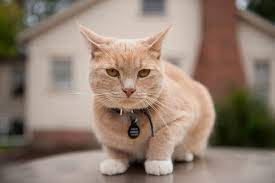
#> input picture Aeromodelling_Club/cat1.jpg, 275 x 183 px
$ python thresh.py
#> lines starting #> are read from the running program, lines starting #| are printed output that depends on the picture; after the words box and inside, x2 and y2 are one past the last pixel; in counts of white or black regions, pixels touching at a corner belong together
import cv2 as cv
img= cv.imread('cat1.jpg')
#> img is the input picture: shape (183, 275, 3); mean B, G, R 112.8, 126.7, 145
cv.imshow('Cat1',img)

gray=cv.cvtColor(img,cv.COLOR_BGR2GRAY)
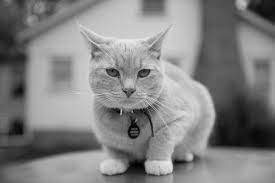
#> gray: shape (183, 275); min 1, max 237, mean 130.6
cv.imshow('Gray',gray)

 #Simple Threshold
threshold,thresh=cv.threshold(gray,150,255,cv.THRESH_BINARY_INV)
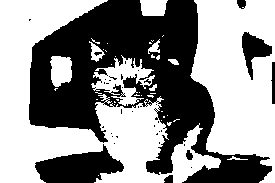
#> thresh: shape (183, 275); 56.3% white; 37 black regions (29 under 20 px), largest, box (x1, y1, x2, y2) and area: (29, 0, 272, 183) 18851, (35, 144, 124, 183) 2067, (242, 32, 272, 80) 649
cv.imshow('Simple Thresholded', thresh)

threshold,thresh=cv.threshold(gray,150,255,cv.THRESH_BINARY_INV)
cv.imshow('Simple Thresholded Inverse', thresh)

#Adaptive Threshold
adaptive_thresh=cv.adaptiveThreshold(gray,255,cv.ADAPTIVE_THRESH_MEAN_C,cv.THRESH_BINARY, 11,3) #blocksize is size of kernel required to take average on
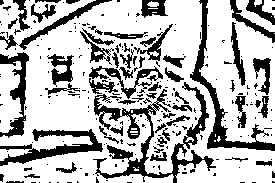
#> adaptive_thresh: shape (183, 275); 71.7% white; 244 black regions (184 under 20 px), largest, box (x1, y1, x2, y2) and area: (93, 82, 216, 183) 2743, (190, 0, 275, 151) 1620, (0, 129, 103, 166) 1298
cv.imshow('Adaptive Thresh',adaptive_thresh)
cv.waitKey(0)
